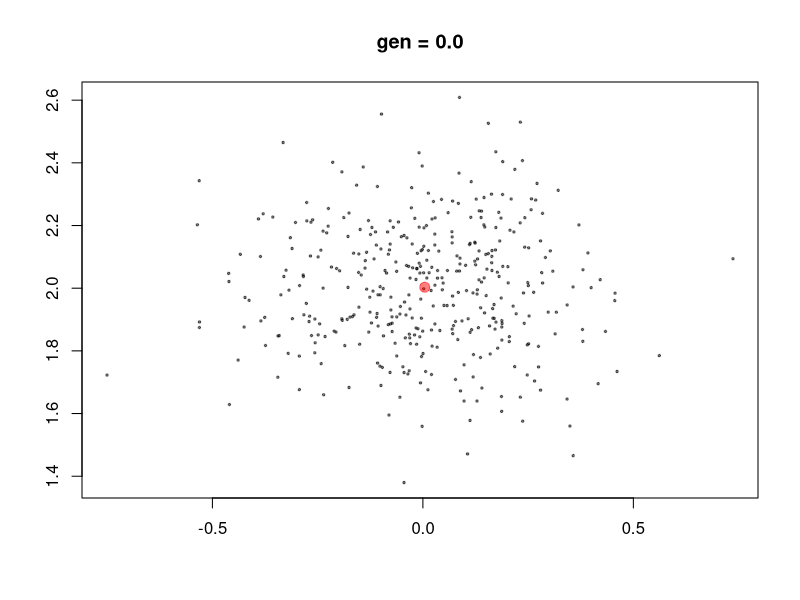
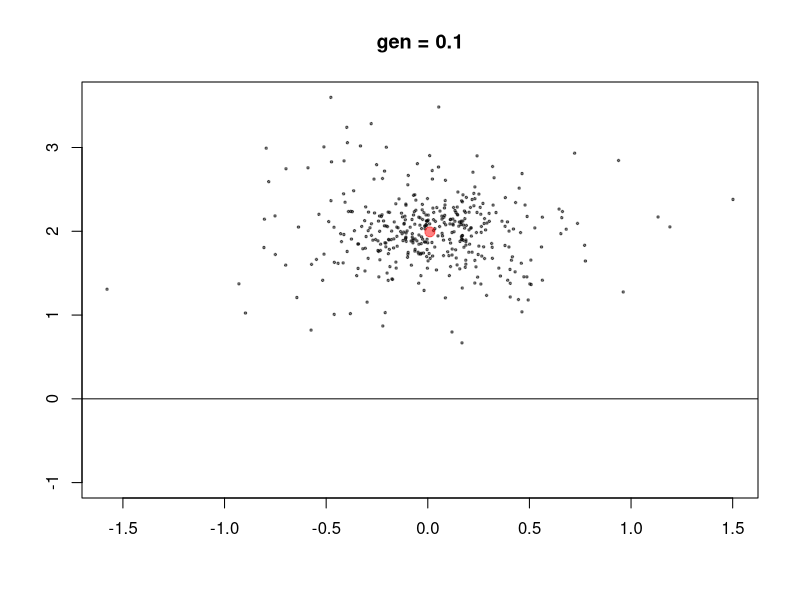
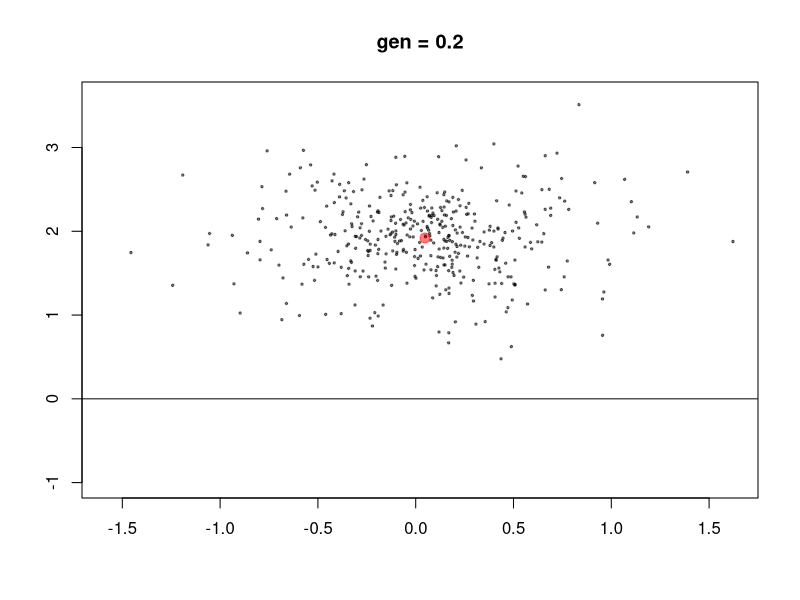
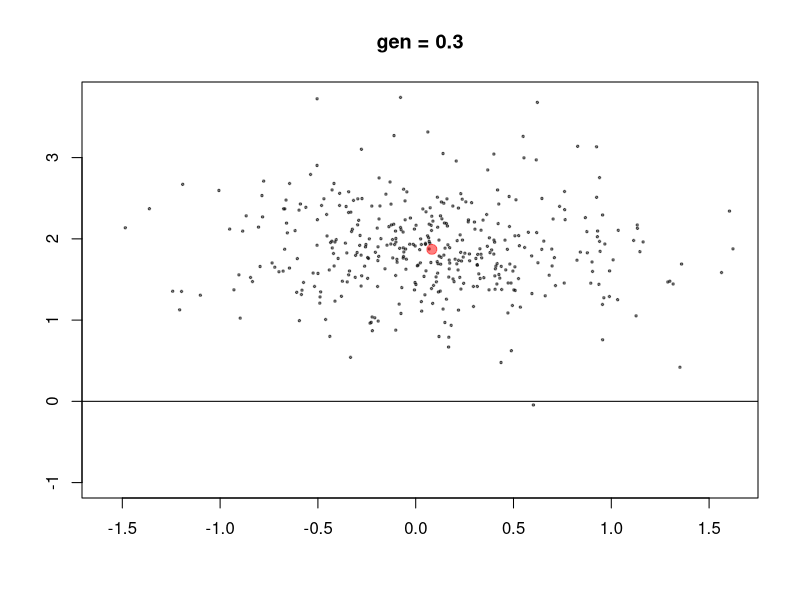
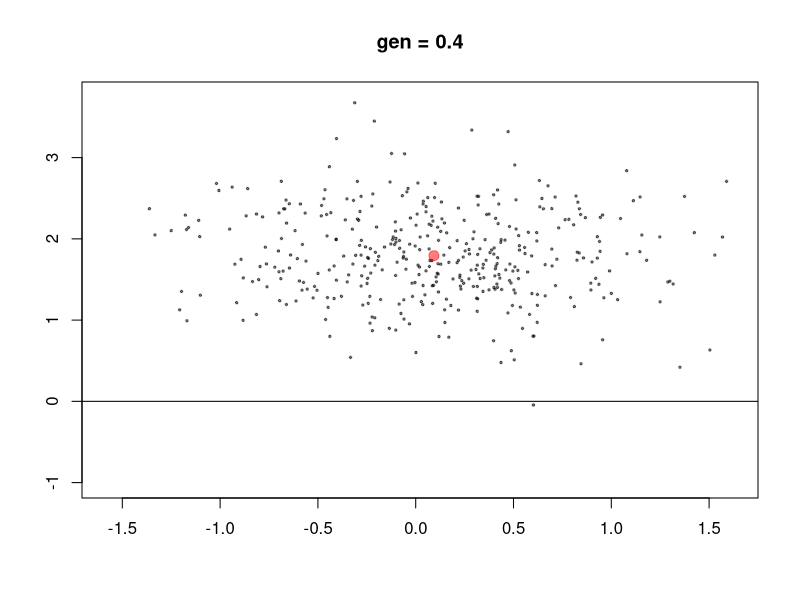
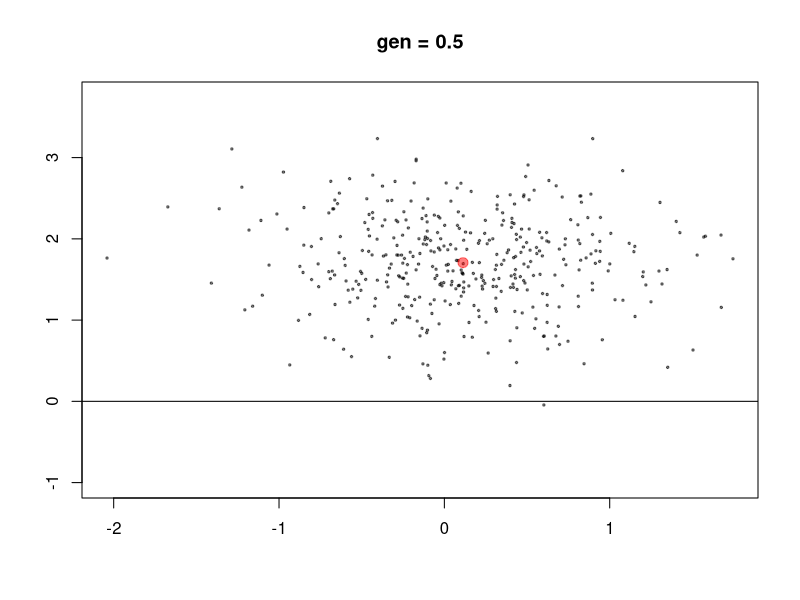
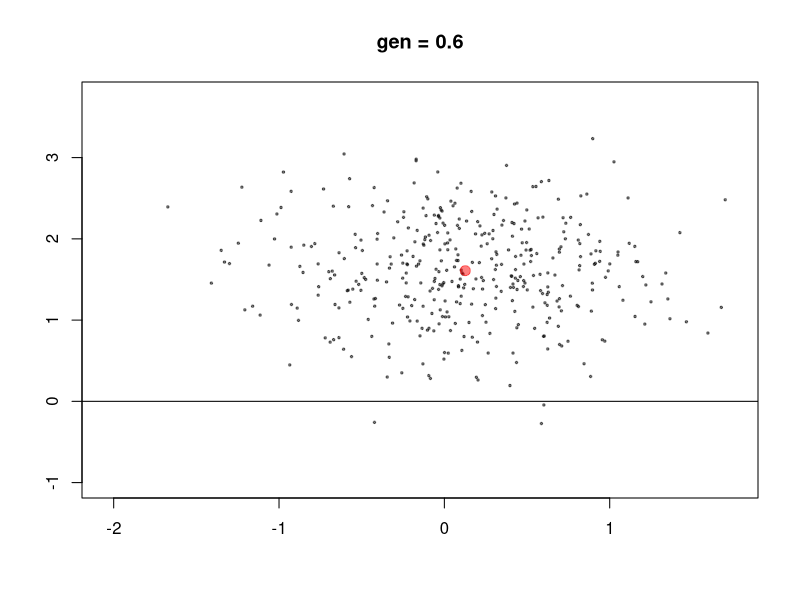
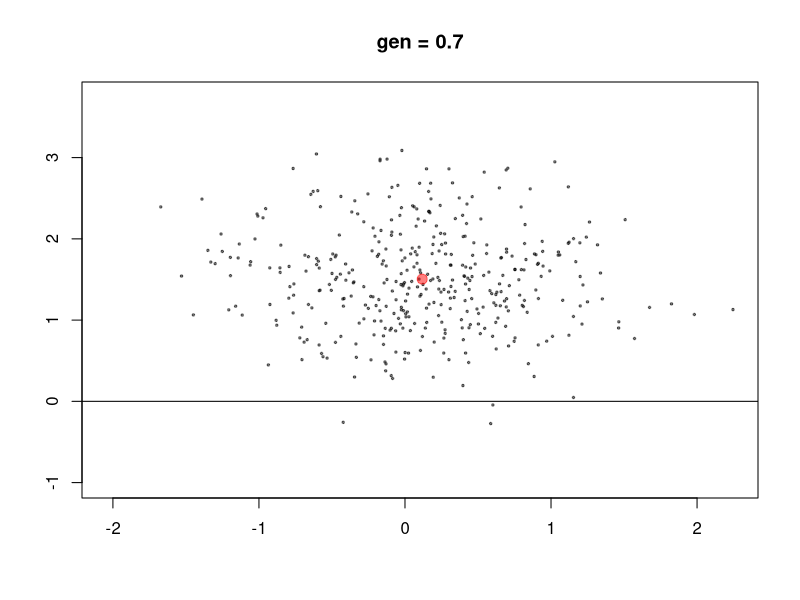

Source code (R) for these figures, in order:
# number of individuals
N <- 400

# number of generations
ngens <- 200

# trait dimensionality
trait_dim <- 2

# segregation SD
seg_sd <- 0.5

# mean proportion replaced per step, also equal to dt
alpha <- 0.1

# mean replacement rate depends on 2nd coord
death <- function (x, eta=1) { 1 + (x[,2]/eta)^2 }

xlim <- c(-1,1) 
ylim <- c(-1,1)
plotfun <- function (X, ...) {
    plot(X, pch=20, cex=0.5, col=adjustcolor("black", 0.5), 
         xlab='', ylab='', ...)
    points(t(colMeans(X)), col=adjustcolor('red',0.5), pch=20, cex=2)
    abline(h=0)
}

# initial population mean
init_mean <- c(0,2)

# initial SD
init_sd <- 0.2

# population
X <- sweep(matrix(rnorm(N*trait_dim, sd=init_sd), ncol=trait_dim), 2, init_mean, "+")

t <- 0
plotfun(X, main=sprintf("gen = %0.1f", t*alpha))

for (t in 1:ceiling(ngens/alpha)) {
    dvec <- death(X)
    total_rate <- sum(dvec)
    noff <- min(N, rpois(1, alpha * total_rate))
    i <- sample(nrow(X), size=noff)
    j <- sample(nrow(X), size=noff)
    k <- sample(nrow(X), size=noff, prob=dvec)
    z <- (X[i,,drop=FALSE] + X[j,,drop=FALSE])/2 + matrix(rnorm(trait_dim*noff, sd=seg_sd), ncol=trait_dim)
    X[k,] <- z
    xlim <- range(xlim, X[,1])
    ylim <- range(ylim, X[,2])
    plotfun(X, main=sprintf("gen = %0.1f", t*alpha),
            xlim=xlim, ylim=ylim)
}
